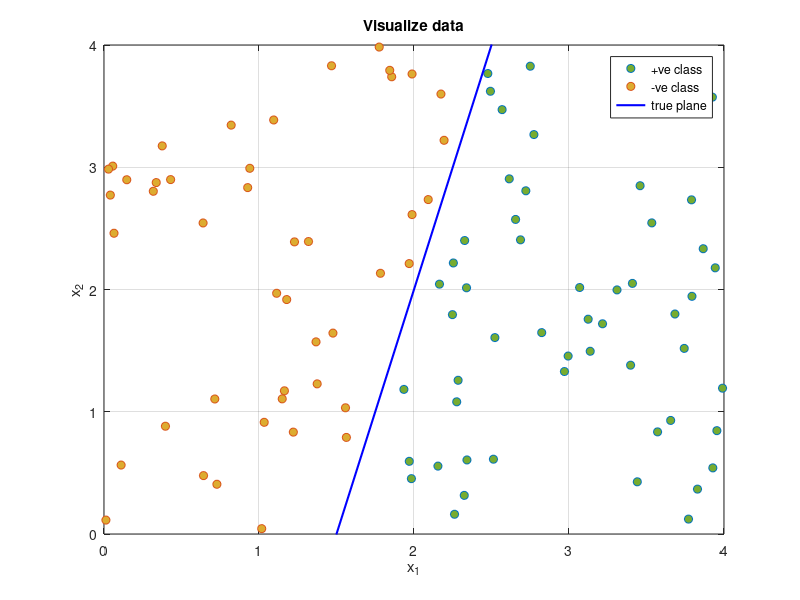

This figure's MATLAB source: (Note: this script raises an error after producing the figure.)
clc;
clear;
close all;

% ///////////////////////////////////////////
%       Generate Data for SVM training     //
%////////////////////////////////////////////
% Generate features
n_examples = 100;
n_features = 2;
range = 4;
tol = 1e-2;
rand ('seed', n_features);
X_j = range*rand(n_examples, n_features);

% Define separation line
b = -6;
w = [4; -1];

% Get the label of data
y_j = sign(X_j*w + b);

% Visualize data
figure(1)
plot(X_j(y_j>0,1), X_j(y_j>0,2), 'o', 'MarkerFaceColor', [0.4660, 0.6740, 0.1880])
hold on
plot(X_j(y_j<0,1), X_j(y_j<0,2), 'o', 'MarkerFaceColor', [0.8660, 0.6740, 0.1880])

% Plot true separation line
x1 = 0; y1 = (-b -w(1)*x1)/w(2);
x2 = range; y2 = (-b -w(1)*x2)/w(2);
plot([x1, x2], [y1, y2], 'b', 'LineWidth', 1.5)
grid on
xlim([0, range])
ylim([0, range])
xlabel('x_1')
ylabel('x_2')
legend('+ve class', '-ve class', 'true plane')
title('Visualize data')

%///////////////////////////////////////////
%        Solve SVM Primal Problrm         //
%///////////////////////////////////////////
[weights, fval] = svm_primal_quadprog(X_j, y_j, n_features, n_examples);
w_est = weights(1:n_features);
b_est = weights(n_features+1);

figure(2)
plot(X_j(y_j>0,1), X_j(y_j>0,2), 'o', 'MarkerFaceColor', [0.4660, 0.6740, 0.1880])
hold on
plot(X_j(y_j<0,1), X_j(y_j<0,2), 'o', 'MarkerFaceColor', [0.8660, 0.6740, 0.1880])
grid on
xlim([0, range])
ylim([0, range])
xlabel('x_1')
ylabel('x_2')


% Plot w^TX + b = 0 plane
xest1 = 0; yest1 = (-b_est -w_est(1)*xest1)/w_est(2);
xest2 = range; yest2 = (-b_est -w_est(1)*xest2)/w_est(2);
plot([xest1, xest2], [yest1, yest2], 'r', 'LineWidth', 1)

% Plot w^TX + b = +1 plane
xest1 = 0; yest1 = (1-b_est -w_est(1)*xest1)/w_est(2);
xest2 = range; yest2 = (1-b_est -w_est(1)*xest2)/w_est(2);
plot([xest1, xest2], [yest1, yest2], '--r', 'LineWidth', 1)

% Plot w^TX + b = -1 plane
xest1 = 0; yest1 = (-1 -b_est -w_est(1)*xest1)/w_est(2);
xest2 = range; yest2 = (-1 -b_est -w_est(1)*xest2)/w_est(2);
plot([xest1, xest2], [yest1, yest2], '--r', 'LineWidth', 1)

title(strcat('SVM Primal Solution: Margin=', num2str(1/norm(w_est))));
legend('+ve class', '-ve class', 'primal SVM solution', 'primal SVM +ve margin', 'primal SVM -ve margin')

%///////////////////////////////////////////
%        Solve SVM Dual Problem           //
%///////////////////////////////////////////
[alpha, obj_val] = svm_dual_quadprog(X_j, y_j, n_examples);
support_vectors_index = find(alpha>tol);

%//////////////////////////////////////////////////////////////
%        Retrieve weights of the primal from dual's solution //
%//////////////////////////////////////////////////////////////
w_dual = (alpha.*y_j)'*X_j;
b_primal = y_j(support_vectors_index(3)) - w_dual*X_j(support_vectors_index(3),:)';

figure(3)
plot(X_j(y_j>0,1), X_j(y_j>0,2), 'o', 'MarkerFaceColor', [0.4660, 0.6740, 0.1880])
hold on
plot(X_j(y_j<0,1), X_j(y_j<0,2), 'o', 'MarkerFaceColor', [0.8660, 0.6740, 0.1880])
grid on
xlim([0, range])
ylim([0, range])
xlabel('x_1')
ylabel('x_2')

% Plot w^TX + b = 0 plane
x1 = 0; y1 = (-b_primal -w_dual(1)*x1)/w_dual(2);
x2 = range; y2 = (-b_primal -w_dual(1)*x2)/w_dual(2);
plot([x1, x2], [y1, y2], 'b', 'LineWidth', 1)

% Plot w^TX + b = +1 plane
x1 = 0; y1 = (1-b_primal -w_dual(1)*x1)/w_dual(2);
x2 = range; y2 = (1-b_primal -w_dual(1)*x2)/w_dual(2);
plot([x1, x2], [y1, y2], '--b', 'LineWidth', 1)

% Plot w^TX + b = -1 plane
x1 = 0; y1 = (-1-b_primal -w_dual(1)*x1)/w_dual(2);
x2 = range; y2 = (-1-b_primal -w_dual(1)*x2)/w_dual(2);
plot([x1, x2], [y1, y2], '--b', 'LineWidth', 1)

title(strcat('SVM Dual Solution: Margin=', num2str(1/norm(w_dual))));
legend('+ve class', '-ve class', 'dual SVM solution', 'dual SVM +ve margin', 'dual SVM -ve margin')